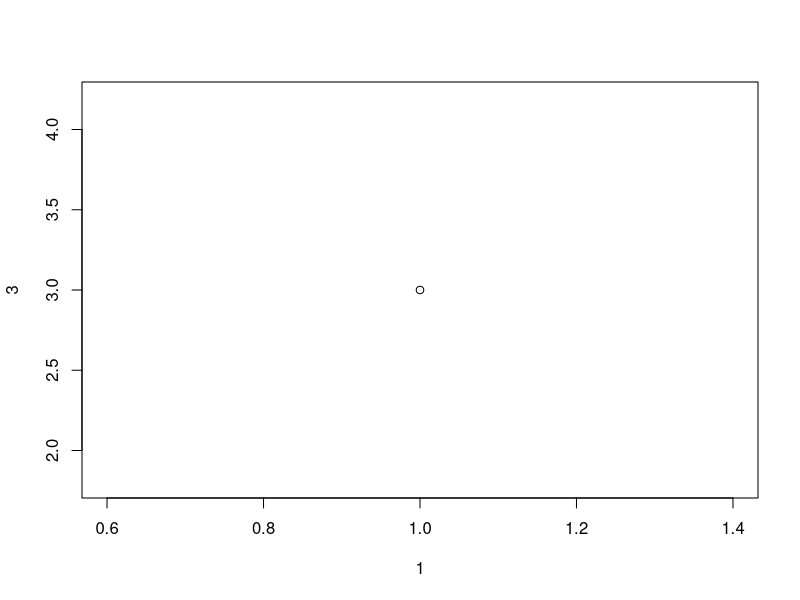
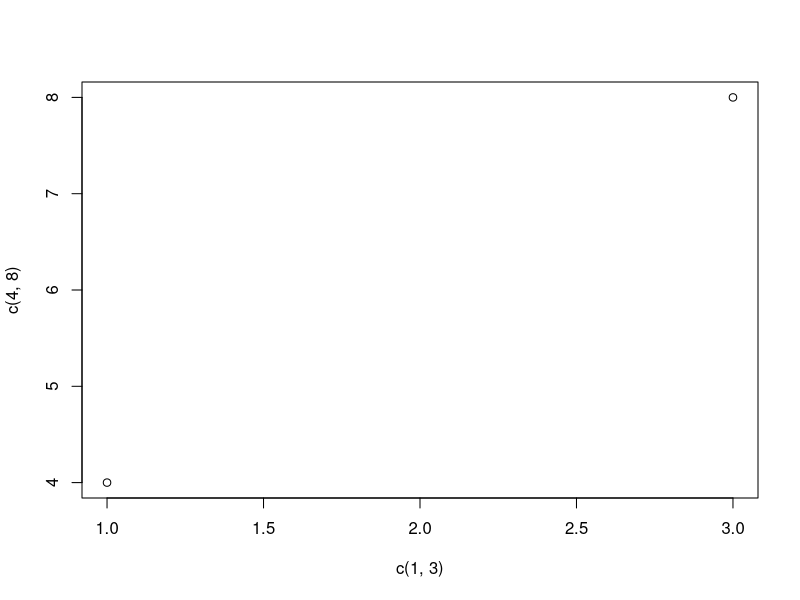
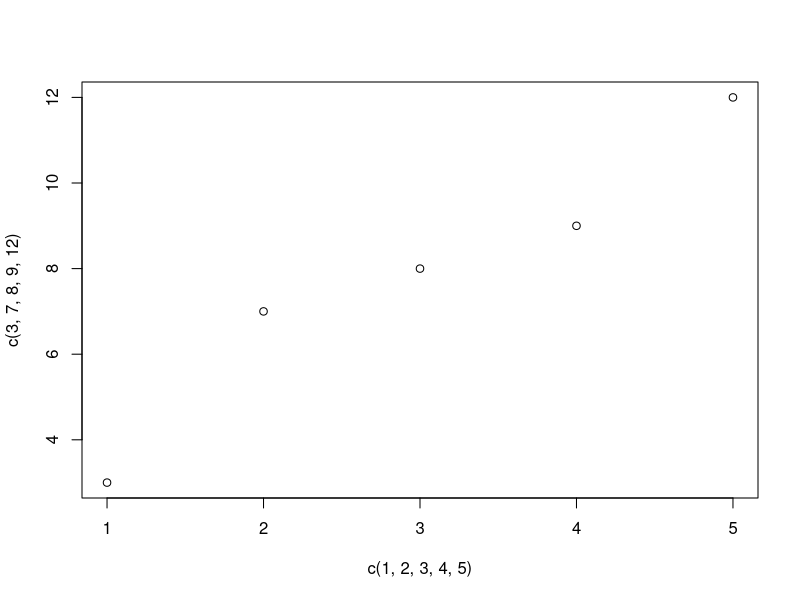
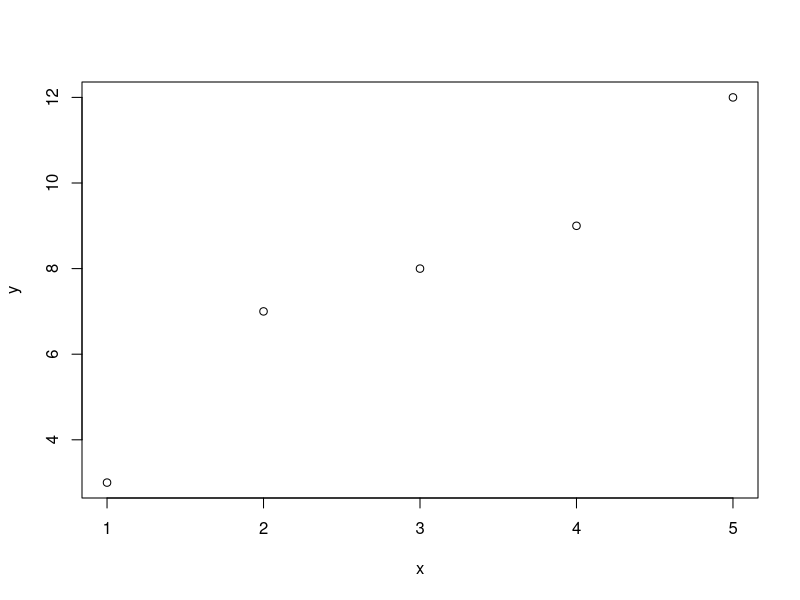
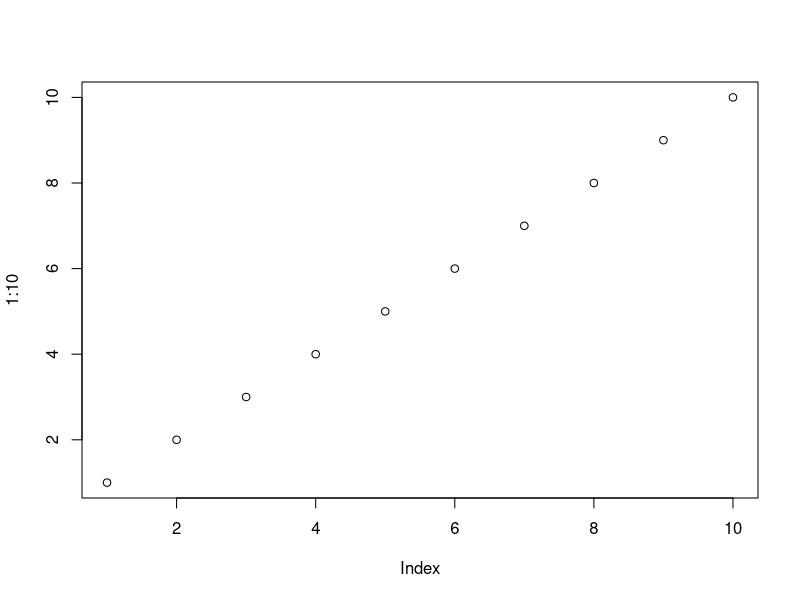
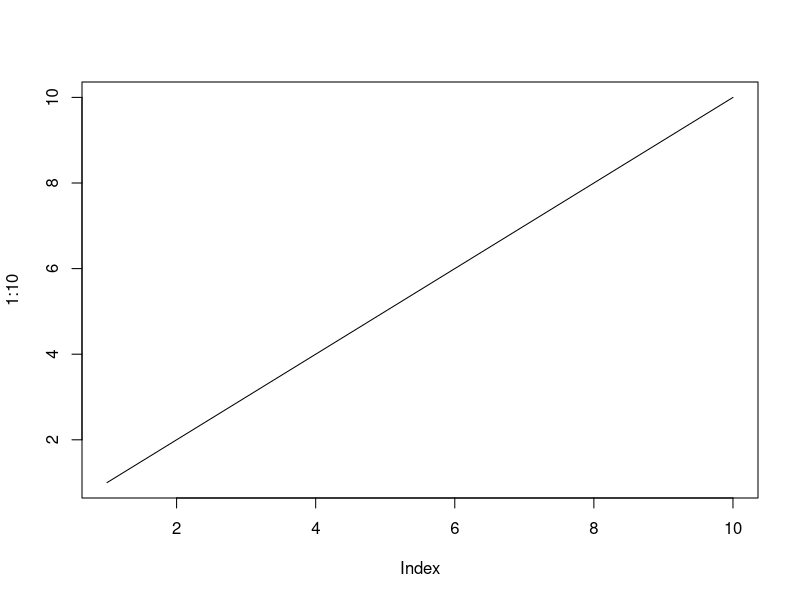
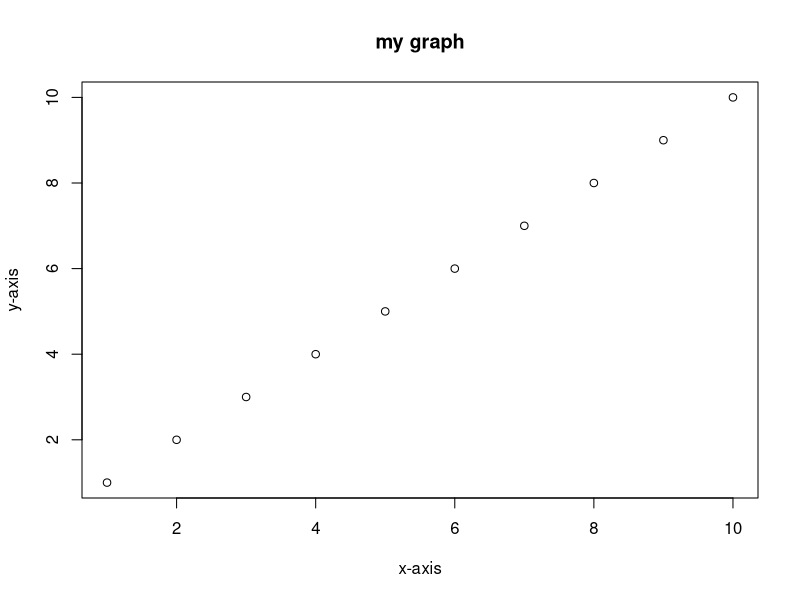
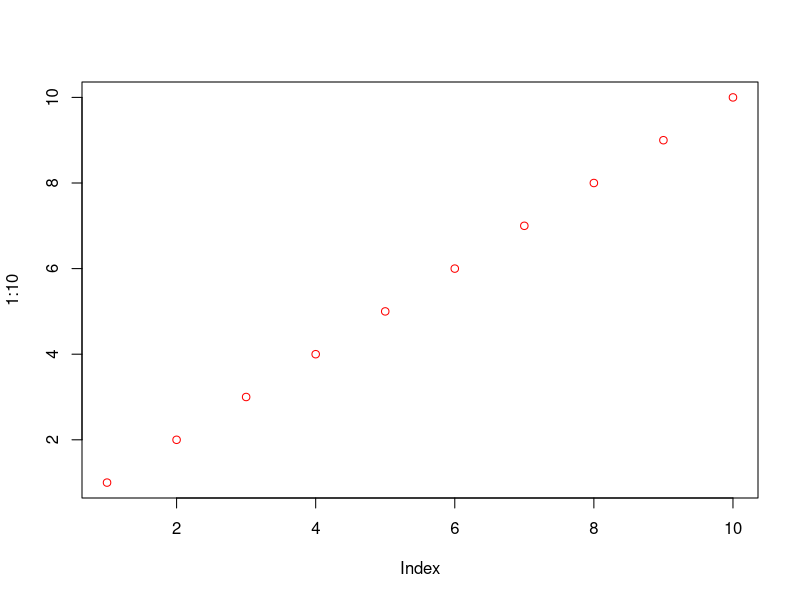

Reproduce these figures in R, in order.
#GRAPHICS

#PLOT

plot(1,3)
plot(c(1,3),c(4,8))
#multiple points

plot(c(1,2,3,4,5),c(3,7,8,9,12))

x<-c(1,2,3,4,5)
y<-c(3,7,8,9,12)
plot(x,y)
plot(1:10)
#Plot Labels

plot(1:10,type='l')
plot(1:10,main="my graph",xlab='x-axis',ylab='y-axis')
#colors
plot(1:10, col="red")
#size
plot(1:10,cex=2)
#point shape
plot(1:10,pch=25,cex=2)

#LINE

plot(1:10,type='l')
plot(1:10,type='l',col='blue')

#line width
plot(1:10,type='l',lwd=2)

#line style

plot(1:10,type='l',lwd=2,lty=5)

#multiple lines
line1<-c(1,2,3,4,5,10)
line2<-c(2,5,8,7,9,10)
plot(line1,type='l',col='blue')
lines(line2,type='l',col='red')

#SCATTER

x <- c(5,7,8,7,2,2,9,4,11,12,9,6)
y <- c(99,86,87,88,111,103,87,94,78,77,85,86)
plot(x,y)
plot(x,y,main='Observation of cars',xlab='Car age',ylab='Car speed')

#Compare Plots
x1<-c(5,7,8,7,2,2,9,4,11,12,9,6)
y1<-c(99,86,87,88,111,103,87,94,78,77,85,86)
x2<-c(2,2,8,1,15,8,12,9,7,3,11,4,7,14,12)
y2<-c(100,105,84,105,90,99,90,95,94,100,79,112,91,80,85)
plot(x1,y1,main='Observations of cars',xlab='car age',ylab='car speed',col='red',cex=2)
points(x2,y2,col='blue',cex=2)

#PIE

x <- c(10,20,30,40)
pie(x)
#Start Angle
pie(x, init.angle = 90)
#label and heading

labels<-c('apple','grape','pinapple','blueberry')
pie(x,label=labels,main='fruits')
#colors
mycolors<-c('red','purple','yellow','blue')
pie(x,label=labels,main='fruits',col=mycolors)
#legend
legend('bottomright',labels,fill=mycolors)

#BARS

x<-c('A','B','C','D')
y<-c(2,4,6,8)
barplot(y,names.arg = x)
#Bar Color
barplot(y,names.arg = x,col='red')
#Density / Bar Texture
barplot(y,names.arg = x,density=10)
#bar width
barplot(y,names.arg = x,width=c(1,2,3,4))
#Horizontal Bars
barplot(y,names.arg = x,horiz=TRUE)
